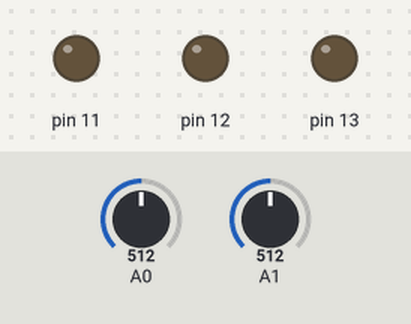
A sketch run on a simulated Arduino Uno, built with avr-gcc and run on an emulated ATmega328P. On the bench: output pins drawn as LEDs (lit = HIGH). The test bench sets the inputs (shaded band); at power-on: A1 = 512, A0 = 512. What the sketch prints to the serial monitor is not drawn.

Above: at 1.2 s.
1.3 s: A1 set to 991
4.3 s: A1 set to 1011
At 4.6 s:
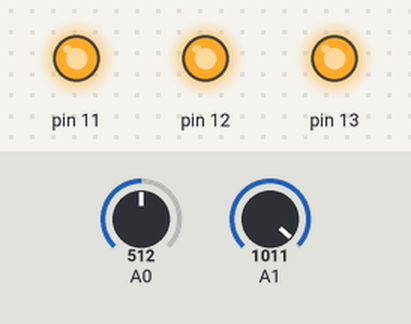
5.8 s: A1 set to 911
8.8 s: A1 set to 890
At 9.4 s:
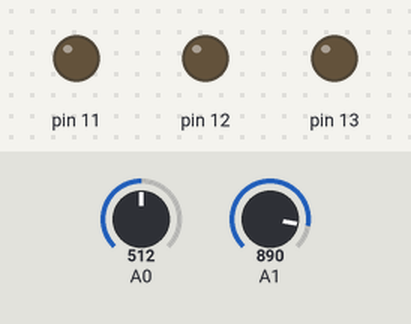
11.8 s: A0 set to 1010
14.8 s: A1 set to 517
17.8 s: A1 set to 485
At 18.7 s:
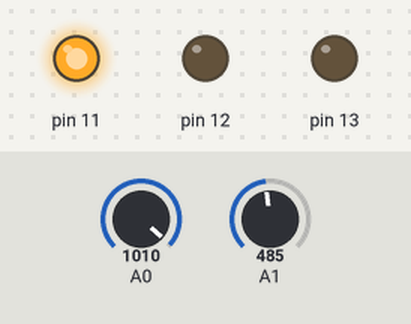
Timing chart, 0 to 20.3 s (numbered marks = the images above; inputs shaded):
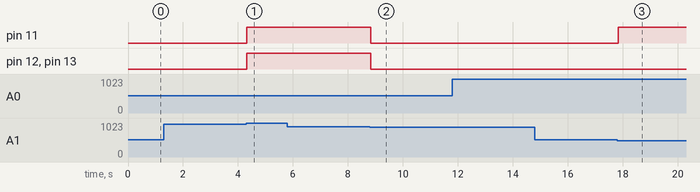

Measured:
- the behaviour switches between 1000 and 1001 on A1 (found by bisection; images 0 and 1)
- the behaviour switches between 900 and 899 on A1 (found by bisection; images 1 and 2)
- the behaviour switches between 501 and 500 on A1 (found by bisection; images 2 and 3)
- after the input at 1.3 s, every drawn part: stays the same
- after the input at 4.3 s, pin 11–13: LOW → HIGH at once
- after the input at 5.8 s, every drawn part: stays the same
- after the input at 8.8 s, pin 11–13: HIGH → LOW at once
- after the input at 17.8 s, pin 11: LOW → HIGH at once

The sketch:

18.9.29.joystick_LED.ino
```cpp
void setup() {
  // put your setup code here, to run once:
  pinMode(13,OUTPUT);
  pinMode(12,OUTPUT);
  pinMode(11,OUTPUT);
  pinMode(A0,INPUT);
  pinMode(A1,INPUT);
  Serial.begin(9600);
}

void loop() {
  // put your main code here, to run repeatedly:
  Serial.print("x 좌표는");
  Serial.println(analogRead(A0));
  //delay(1000);
  Serial.print("y 좌표는");
  Serial.println(analogRead(A1));
  //delay(1000);
  if(analogRead(A0) < 10)
{
  digitalWrite(12,HIGH);
  digitalWrite(11,LOW);
  digitalWrite(13,LOW);
  }
  if(analogRead(A0) > 1000)
{
  digitalWrite(11,HIGH);
  digitalWrite(12,LOW);
  digitalWrite(13,LOW);
  }
  if(analogRead(A1) < 10)
{
  digitalWrite(13,HIGH);
  digitalWrite(11,LOW);
  digitalWrite(12,LOW);
}
  if(analogRead(A1) > 1000)
{
  digitalWrite(11,HIGH);
  digitalWrite(12,HIGH);
  digitalWrite(13,HIGH);
  }
  if((500 < analogRead(A1))&&(analogRead(A1) < 900))
{
  digitalWrite(11,LOW);
  digitalWrite(12,LOW);
  digitalWrite(13,LOW);
  }

}
```
